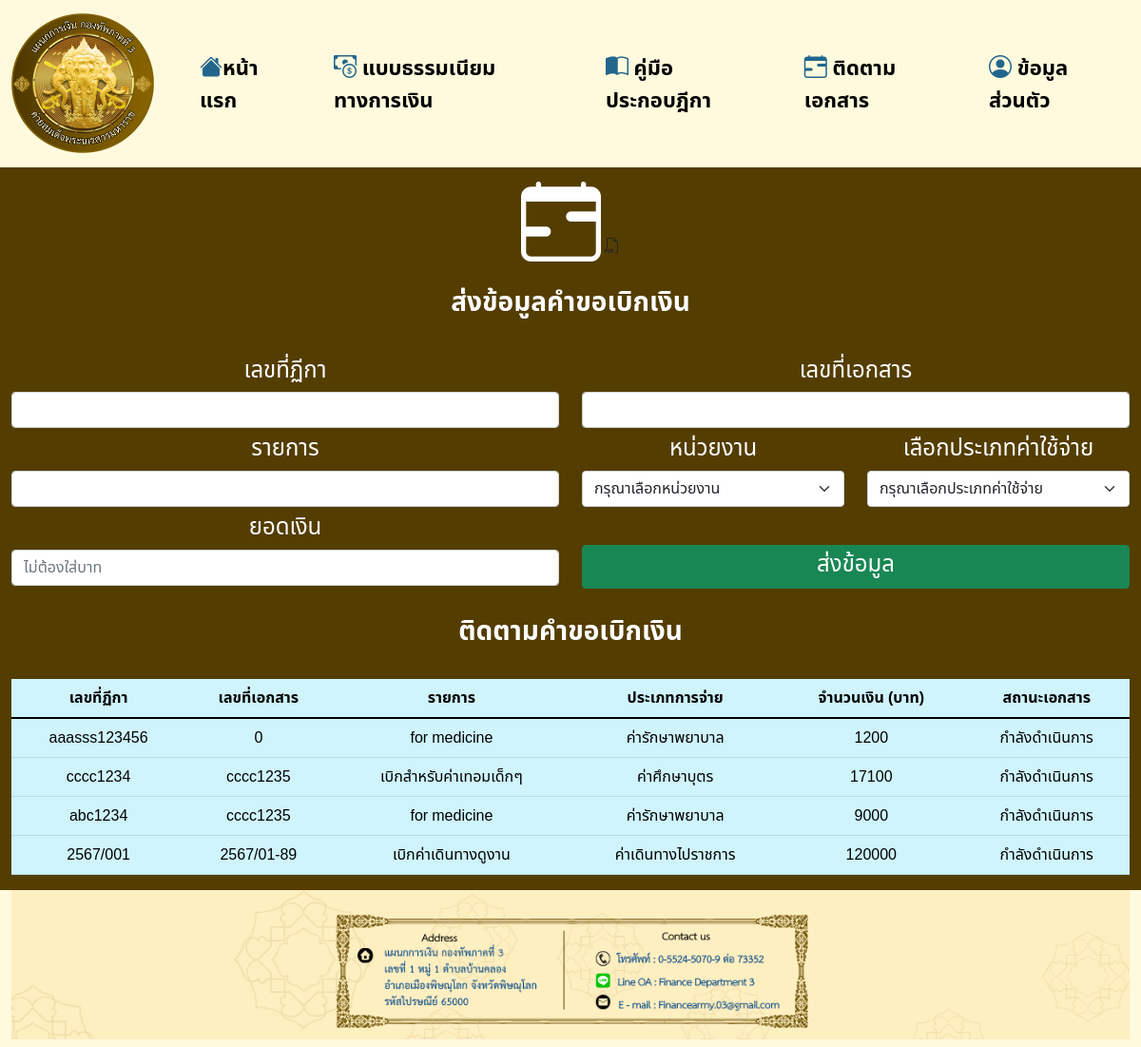
/doc-Tracking.php (signed in), run on the app's committed database.
### tables this page shows
CREATE TABLE `tracking_doc` (
  `id_tracking` int(10) NOT NULL,
  `dega_ID` text NOT NULL,
  `number_form` text NOT NULL,
  `list_item` text NOT NULL,
  `total_cost` int(10) NOT NULL,
  `type_pay` int(2) NOT NULL,
  `department` text NOT NULL,
  `status_doc` int(2) NOT NULL,
  `id_user` int(10) NOT NULL
);

### doc-Tracking.php (the view, shortened to what this page needs)
<!doctype html>
<html lang="en">
<head>
  <link href="https://cdn.jsdelivr.net/npm/bootstrap@5.1.3/dist/css/bootstrap.min.css" rel="stylesheet">
  <link rel="stylesheet" href="https://cdn.jsdelivr.net/npm/bootstrap-icons@1.7.2/font/bootstrap-icons.css">
  <link rel="stylesheet" href="style.css">
  <link rel="stylesheet" href="style.css">
</head>
<body>
  <?php
  include "./connect.php";
  ?>
   <nav class="navbar navbar-expand-lg navbar-custom navbar-fixed-top">
    <div class="container-fluid justify-content-beetween">
      <a class="navbar-brand" href="index.php">
        <img src="images/Logo.png" width="150" height="150" class="d-inline-block align-top" alt="">
      </a>
      <ul class="navbar-nav">
        <li class="nav-item me-3 me-lg-1">
          <a class="nav-link mx-4" href="index.php" style="font-size: 22px;">
            <b><i class="bi bi-house-fill" style='font-size:24px;color:#22668D;'></i></i>หน้าแรก</b>
          </a>
        </li>
        <li class="nav-item me-3 me-lg-1">
          <a class="nav-link mx-4" href="loan.php" style="font-size: 22px;">
            <b><i class="bi bi-cash-coin" style='font-size:24px;color:#22668D;'></i> แบบธรรมเนียมทางการเงิน</b>
          </a>
        </li>
        <li class="nav-item me-3 me-lg-1">
          <a class="nav-link mx-4" href="manual.php" style="font-size: 22px;">
            <b><i class="bi bi-book-half" style='font-size:24px;color:#22668D;'></i> คู่มือประกอบฎีกา</b>
          </a>
        </li>
        <li class="nav-item me-3 me-lg-1">
          <a class="nav-link mx-4" href="doc-Tracking.php" style="font-size: 22px;">
            <b><i class="bi bi-calendar-range" style='font-size:24px;color:#22668D;'></i> ติดตามเอกสาร</b>
          </a>
        </li>
        <?php
        if (isset($_SESSION["userID"])) {
        ?>
        <li class="nav-item me-3 me-lg-1">
          <a class="nav-link mx-4" href="user.php" style="font-size: 22px;">
            <b><i class="bi bi-person-circle" style='font-size:24px;color:#22668D;'></i> ข้อมูลส่วนตัว</b>
          </a>
        </li>
        <?php
        }
        ?>
      </ul>
    </div>
  </nav>
  <div class="container-fluid">
    <div class="row">
      <div class="col" style="background: #543d00;text-align: center;">
        <i class="bi bi-calendar-range" style='font-size:84px;color:#fff;'></i>
        <i class="bi bi-filetype-pdf"></i>
        <h3><b style="color: #fff;">ส่งข้อมูลคำขอเบิกเงิน</b></h3> <br>
        <?php
        if (!isset($_SESSION["userID"])) {
        ?>
          <a href="loginPage.php" style="color: #fff;">กรุณาเข้าสู่ระบบ</a>
      </div>
    </div>
    <?php
        } else {
    ?>
    <form action="process.php" class="row" style="color: #fff;" medthod="get">
      <div class="col-md-6">
        <label class="form-label h4 mt-2">เลขที่ฏีกา</label>
        <input type="text" name="dega_ID" class="form-control" placeholder="" require>
      </div>
      <div class="col-md-6">
        <label class="form-label h4 mt-2">เลขที่เอกสาร</label>
        <input type="text" name="number_form" class="form-control" require>
      </div>
      <div class="col-md-6">
        <label class="form-label h4 mt-2">รายการ</label>
        <input type="text" name="list_item" class="form-control" require>
      </div>
      <div class="col-md-3">
        <label class="form-label h4 mt-2">หน่วยงาน</label>
        <select class="form-select" name="department" aria-label="Default select example" require>
          <option selected disabled>กรุณาเลือกหน่วยงาน</option>
        </select>
      </div>
      <div class="col-md-3">
      <label class="form-label h4 mt-2">เลือกประเภทค่าใช้จ่าย</label>
        <select class="form-select" name="type_pay" aria-label="Default select example" require>
          <option selected disabled>กรุณาเลือกประเภทค่าใช้จ่าย</option>
        </select>
      </div>
      <div class="col-md-6">
        <label class="form-label h4 mt-2">ยอดเงิน</label>
        <input type="text" name="total_cost" class="form-control" placeholder="ไม่ต้องใส่บาท" require>
      </div>
      <div class="col-md-6">
      <button class="btn btn-success mt-3" value="registerDoc" name="registerDoc" style="width:100%;height:50%;"><h4>ส่งข้อมูล</h4></button>
      </div>
    </form>
    <h3 class="mt-4"><b style="color: #fff;">ติดตามคำขอเบิกเงิน</b></h3> <br>
    <table class="table table-info">
      <thead>
        <tr>
          <th scope="col">เลขที่ฏีกา</th>
          <th scope="col">เลขที่เอกสาร</th>
          <th scope="col">รายการ</th>
          <th scope="col">ประเภทการจ่าย</th>
          <th scope="col">จำนวนเงิน (บาท)</th>
          <th scope="col">สถานะเอกสาร</th>
        </tr>
      </thead>
      <tbody>
        <?php
          $info = "SELECT * FROM tracking_doc WHERE id_user = :id_user";
          $stmt = $conn->prepare($info);
          $params = array(
            'id_user' => $_SESSION['id']
          );
          $stmt->execute($params);
          $result = $stmt->fetchAll();
          foreach ($result as $row) {
        ?>
          <tr>
            <td><?php echo $row["dega_ID"] ?></td>
            <td><?php echo $row["number_form"] ?></td>
            <td><?php echo $row["list_item"] ?></td>
            <td><?php
            if($row["type_pay"] == "1"){
              echo "ค่าเดินทางไปราชการ" ;
            } else if($row["type_pay"] == "2"){
              echo "ค่าศึกษาบุตร ";
            } else if($row["type_pay"] == "3"){
              echo "ค่ารักษาพยาบาล";
            }
            ?></td>
            <td><?php echo $row["total_cost"] ?></td>
            <td><?php
            if($row["status_doc"] == 0){
                echo "กำลังดำเนินการ";
            } else if($row["status_doc"] == 1){
                echo "รออนุมัติ";
            } else if($row["status_doc"] == 2){
                echo "รอสรุปจ่าย";
            } else if($row["status_doc"] == 3){
                echo "จ่ายเงินแล้ว";
            }
            ?>
            </td>
          </tr>
        <?php
          }
        ?>
      </tbody>
    </table>
  <?php
        }
  ?>
  </div>
  <img src="images/contactUs.png" class="figure-img img-fluid rounded" alt="">
  </div>
  </div>
</body>
</html>

### style.css (style rules this page uses)
* { font-size: 100%; }
body { font-family: 'Lato', sans-serif; font-family: 'Noto Sans Thai', sans-serif; background-color: #FFFADD; }
.navbar-custom { background-color: #FFFADD; }
.nav-link { color: #000; }
a,a:visited { color:#22668D; }

### data on the page
tracking_doc: dega_ID "aaasss123456", number_form "0", list_item "for medicine", type_pay "ค่ารักษาพยาบาล", total_cost "1200", status_doc "กำลังดำเนินการ"
tracking_doc: dega_ID "cccc1234", number_form "cccc1235", list_item "เบิกสำหรับค่าเทอมเด็กๆ", type_pay "ค่าศึกษาบุตร", total_cost "17100", status_doc "กำลังดำเนินการ"
tracking_doc: dega_ID "abc1234", number_form "cccc1235", list_item "for medicine", type_pay "ค่ารักษาพยาบาล", total_cost "9000", status_doc "กำลังดำเนินการ"
tracking_doc: dega_ID "2567/001", number_form "2567/01-89", list_item "เบิกค่าเดินทางดูงาน", type_pay "ค่าเดินทางไปราชการ", total_cost "120000", status_doc "กำลังดำเนินการ"
